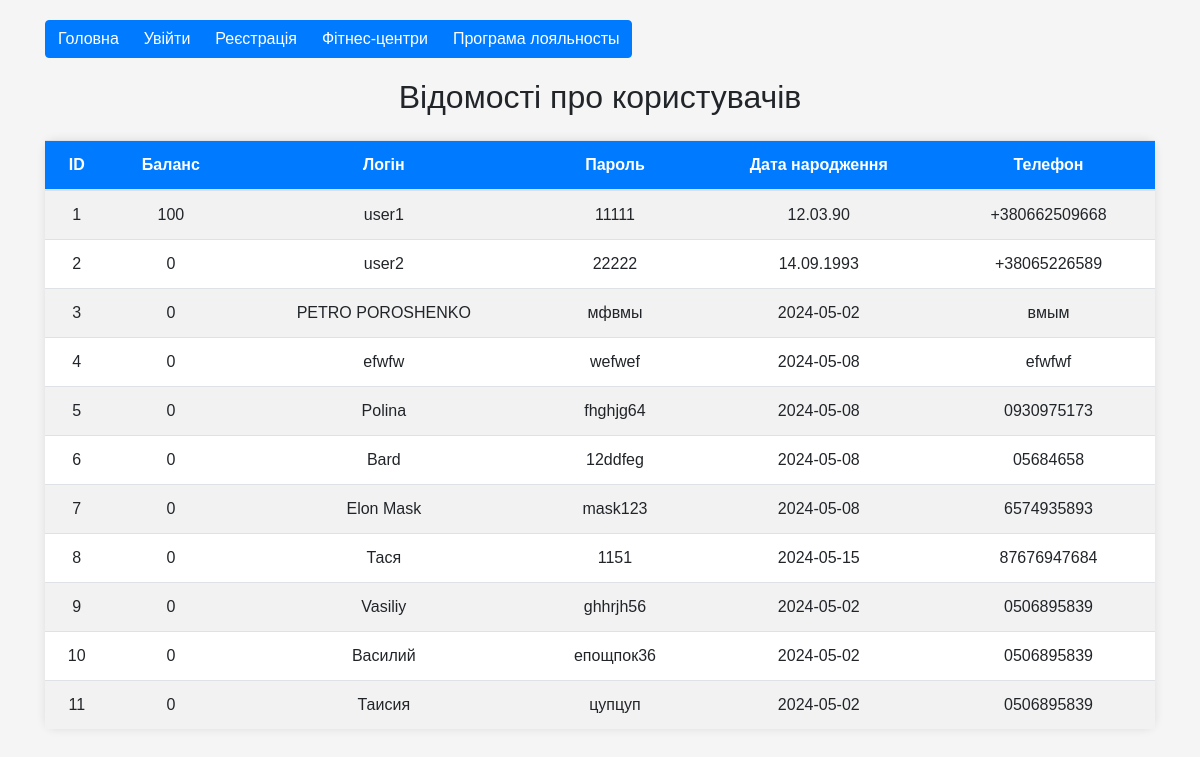
/user, run on the app's committed database.
### tables this page shows
CREATE TABLE user (id INTEGER NOT NULL UNIQUE, funds INTEGER NOT NULL DEFAULT 0, login TEXT NOT NULL UNIQUE, password TEXT NOT NULL, birth_date TEXT NOT NULL, phone TEXT NOT NULL, PRIMARY KEY (id AUTOINCREMENT));

### app.py (the view)
@app.route('/user', methods=['GET'])
def get_users():
    with SQLiteDatabase('DB.db') as db:
        res = db.select_method("user")
    return render_template('users_info.html', users=res)

### app.py (called while the page is built)
def dict_factory(cursor, row):
    d = {}
    for idx, col in enumerate(cursor.description):
        d[col[0]] = row[idx]
    return d

    def __enter__(self):
        self.connection = sqlite3.connect(self.db_path)
        self.connection.row_factory = dict_factory
        return self

    def __exit__(self, exc_type, exc_val, exc_tb):
        if self.connection:
            self.connection.close()

### templates/users_info.html (shortened to what this page needs)
<!DOCTYPE html>
<html lang="uk">
<head>
    <link href="https://stackpath.bootstrapcdn.com/bootstrap/4.5.2/css/bootstrap.min.css" rel="stylesheet">
</head>
<body>
<div class="container">
    <div class="btn-group" role="group" aria-label="Basic example">
        <a href="/" class="btn btn-primary">Головна</a>
        <a href="/login" class="btn btn-primary">Увійти</a>
        <a href="/register" class="btn btn-primary">Реєстрація</a>
        <a href="/fitness_center" class="btn btn-primary">Фітнес-центри</a>
        <a href="/" class="btn btn-primary">Програма лояльносты</a>
    </div>
    <h2 class="text-center mb-4">Відомості про користувачів</h2>
    <table class="table table-striped">
        <thead>
        <tr>
            <th>ID</th>
            <th>Баланс</th>
            <th>Логін</th>
            <th>Пароль</th>
            <th>Дата народження</th>
            <th>Телефон</th>
        </tr>
        </thead>
        <tbody>
        {% for user in users %}
        <tr>
            <td>{{ user.id }}</td>
            <td>{{ user.funds }}</td>
            <td>{{ user.login }}</td>
            <td>{{ user.password }}</td>
            <td>{{ user.birth_date }}</td>
            <td>{{ user.phone }}</td>
        </tr>
        {% endfor %}
        </tbody>
    </table>
</div>
</body>
</html>

### templates/users_info.html (style rules this page uses)
body { background-color: #f5f5f5; font-family: Arial, sans-serif; }
.container { margin-top: 20px; }
.btn-group { margin-bottom: 20px; }
.table { background-color: #fff; border-radius: 10px; box-shadow: 0px 0px 10px 0px rgba(0,0,0,0.1); }
.table th, .table td { vertical-align: middle; text-align: center; }
.table th { background-color: #007bff; color: #fff; }
.table-striped tbody tr:nth-of-type(odd) { background-color: #f2f2f2; }

### data on the page
user: id "1", funds "100", login "user1", password "11111", birth_date "12.03.90", phone "+380662509668"
user: id "2", funds "0", login "user2", password "22222", birth_date "14.09.1993", phone "+38065226589"
user: id "3", funds "0", login "PETRO POROSHENKO", password "мфвмы", birth_date "2024-05-02", phone "вмым"
user: id "4", funds "0", login "efwfw", password "wefwef", birth_date "2024-05-08", phone "efwfwf"
user: id "5", funds "0", login "Polina", password "fhghjg64", birth_date "2024-05-08", phone "0930975173"
user: id "6", funds "0", login "Bard", password "12ddfeg", birth_date "2024-05-08", phone "05684658"
user: id "7", funds "0", login "Elon Mask", password "mask123", birth_date "2024-05-08", phone "6574935893"
user: id "8", funds "0", login "Тася", password "1151", birth_date "2024-05-15", phone "87676947684"
user: id "9", funds "0", login "Vasiliy", password "ghhrjh56", birth_date "2024-05-02", phone "0506895839"
user: id "10", funds "0", login "Василий", password "епощпок36", birth_date "2024-05-02", phone "0506895839"
user: id "11", funds "0", login "Таисия", password "цупцуп", birth_date "2024-05-02", phone "0506895839"
